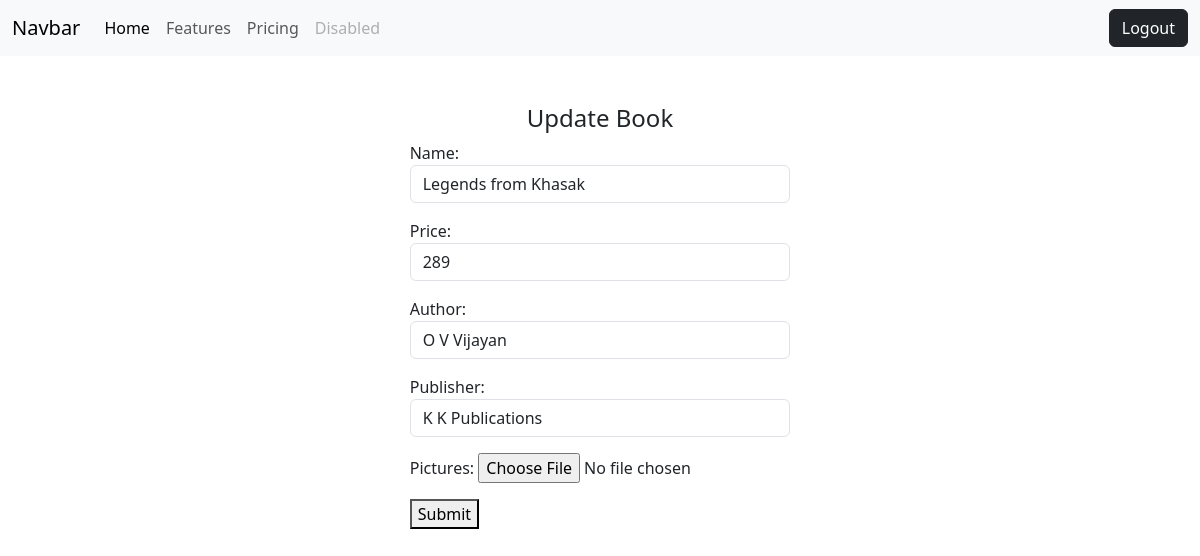
/books/9/update (signed in), run on the app's committed database.
### book/models.py (models this page shows, shortened)
class Books(models.Model):
    name=models.CharField(max_length=200)
    price=models.PositiveBigIntegerField()
    author=models.CharField(max_length=200)
    publisher=models.CharField(max_length=200)
    pictures=models.ImageField(upload_to="images",null=True) #null needs to set otherwise it wll effect other feilds.after this run migration commnds 2nos

### book/views.py (the view, shortened to what this page needs)
# urls.py: path('books/<int:pk>/update',views.UpdateView.as_view(),name="book-update"),
@method_decorator(signin_required,name="dispatch")
class UpdateView(View):
    def get(self,request,*args,**kwargs):
        form=BookForms()
        id=kwargs.get("pk")
        obj=Books.objects.get(id=id)
        form=BookForms(instance=obj)
        return render(request,"book-update.html",{"form":form})

### book/forms.py
class BookForms(forms.ModelForm):
    class Meta:
        model=Books
        fields="__all__"
        widgets={
            "name":forms.TextInput(attrs={"class":"form-control"}),
            "price":forms.TextInput(attrs={"class":"form-control"}),
            "author":forms.TextInput(attrs={"class":"form-control"}),
            "publisher":forms.TextInput(attrs={"class":"form-control"}),
        }

### book/views.py (called while the page is built)
def signin_required(fn):
    def wrapper(request,*args,**kwargs):
        if not request.user.is_authenticated:
            messages.error(request,"....login in required.....")
            return redirect("signin")
        else:
            return fn(request,*args,**kwargs)
    return wrapper

### book/templates/book-update.html (shortened to what this page needs)
{%extends 'base.html'%}
{%block body_block%}
<div class="container mt-5 d-flex justify-content-center">
    <form action="" method="post" enctype="multipart/form-data">
        <h4 class="text-center">Update Book</h4>
        {{form.as_p}}
        <button type="submit">Submit</button>
    </form>
</div>
{%endblock%}

### data on the page
Books: name "Legends from Khasak", price "289", author "O V Vijayan", publisher "K K Publications"
